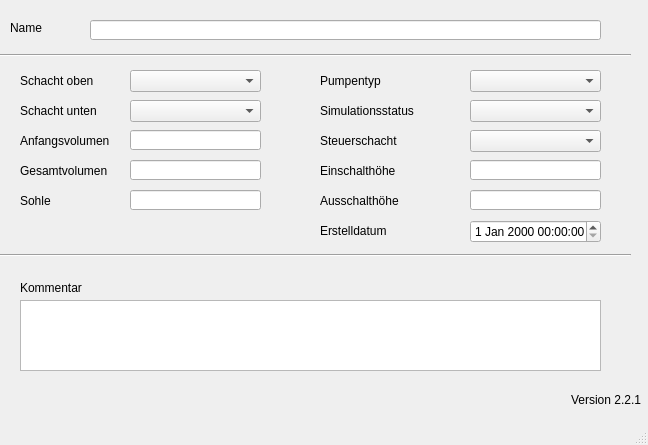
<?xml version="1.0" encoding="UTF-8"?>
<ui version="4.0">
 <class>MainWindow</class>
 <widget class="QMainWindow" name="MainWindow">
  <property name="geometry">
   <rect>
    <x>0</x>
    <y>0</y>
    <width>648</width>
    <height>445</height>
   </rect>
  </property>
  <property name="windowTitle">
   <string>MainWindow</string>
  </property>
  <widget class="QWidget" name="centralwidget">
   <widget class="QLabel" name="label">
    <property name="geometry">
     <rect>
      <x>10</x>
      <y>20</y>
      <width>46</width>
      <height>16</height>
     </rect>
    </property>
    <property name="text">
     <string>Name</string>
    </property>
   </widget>
   <widget class="QLabel" name="label_20">
    <property name="geometry">
     <rect>
      <x>320</x>
      <y>130</y>
      <width>121</width>
      <height>21</height>
     </rect>
    </property>
    <property name="text">
     <string>Steuerschacht</string>
    </property>
   </widget>
   <widget class="QLabel" name="label_5">
    <property name="geometry">
     <rect>
      <x>20</x>
      <y>130</y>
      <width>111</width>
      <height>21</height>
     </rect>
    </property>
    <property name="text">
     <string>Anfangsvolumen</string>
    </property>
   </widget>
   <widget class="QLabel" name="label_6">
    <property name="geometry">
     <rect>
      <x>20</x>
      <y>160</y>
      <width>91</width>
      <height>21</height>
     </rect>
    </property>
    <property name="text">
     <string>Gesamtvolumen</string>
    </property>
   </widget>
   <widget class="QLabel" name="label_18">
    <property name="geometry">
     <rect>
      <x>320</x>
      <y>70</y>
      <width>91</width>
      <height>21</height>
     </rect>
    </property>
    <property name="text">
     <string>Pumpentyp</string>
    </property>
   </widget>
   <widget class="QLabel" name="label_70">
    <property name="geometry">
     <rect>
      <x>320</x>
      <y>220</y>
      <width>71</width>
      <height>21</height>
     </rect>
    </property>
    <property name="text">
     <string>Erstelldatum</string>
    </property>
   </widget>
   <widget class="Line" name="line">
    <property name="geometry">
     <rect>
      <x>0</x>
      <y>40</y>
      <width>631</width>
      <height>31</height>
     </rect>
    </property>
    <property name="orientation">
     <enum>Qt::Horizontal</enum>
    </property>
   </widget>
   <widget class="Line" name="line_2">
    <property name="geometry">
     <rect>
      <x>0</x>
      <y>240</y>
      <width>631</width>
      <height>31</height>
     </rect>
    </property>
    <property name="orientation">
     <enum>Qt::Horizontal</enum>
    </property>
   </widget>
   <widget class="QLabel" name="label_14">
    <property name="geometry">
     <rect>
      <x>20</x>
      <y>280</y>
      <width>81</width>
      <height>16</height>
     </rect>
    </property>
    <property name="text">
     <string>Kommentar</string>
    </property>
   </widget>
   <widget class="QLabel" name="label_21">
    <property name="geometry">
     <rect>
      <x>320</x>
      <y>190</y>
      <width>121</width>
      <height>21</height>
     </rect>
    </property>
    <property name="text">
     <string>Ausschalthöhe</string>
    </property>
   </widget>
   <widget class="QLabel" name="label_22">
    <property name="geometry">
     <rect>
      <x>320</x>
      <y>100</y>
      <width>121</width>
      <height>21</height>
     </rect>
    </property>
    <property name="text">
     <string>Simulationsstatus</string>
    </property>
   </widget>
   <widget class="QLabel" name="label_7">
    <property name="geometry">
     <rect>
      <x>20</x>
      <y>100</y>
      <width>91</width>
      <height>21</height>
     </rect>
    </property>
    <property name="text">
     <string>Schacht unten</string>
    </property>
   </widget>
   <widget class="QLabel" name="label_8">
    <property name="geometry">
     <rect>
      <x>20</x>
      <y>70</y>
      <width>111</width>
      <height>21</height>
     </rect>
    </property>
    <property name="text">
     <string>Schacht oben</string>
    </property>
   </widget>
   <widget class="QLabel" name="label_9">
    <property name="geometry">
     <rect>
      <x>20</x>
      <y>190</y>
      <width>91</width>
      <height>21</height>
     </rect>
    </property>
    <property name="text">
     <string>Sohle</string>
    </property>
   </widget>
   <widget class="QLabel" name="label_23">
    <property name="geometry">
     <rect>
      <x>320</x>
      <y>160</y>
      <width>121</width>
      <height>21</height>
     </rect>
    </property>
    <property name="text">
     <string>Einschalthöhe</string>
    </property>
   </widget>
   <widget class="QLineEdit" name="pnam">
    <property name="geometry">
     <rect>
      <x>90</x>
      <y>20</y>
      <width>511</width>
      <height>20</height>
     </rect>
    </property>
   </widget>
   <widget class="QComboBox" name="schoben">
    <property name="geometry">
     <rect>
      <x>130</x>
      <y>70</y>
      <width>131</width>
      <height>22</height>
     </rect>
    </property>
   </widget>
   <widget class="QComboBox" name="schunten">
    <property name="geometry">
     <rect>
      <x>130</x>
      <y>100</y>
      <width>131</width>
      <height>22</height>
     </rect>
    </property>
   </widget>
   <widget class="QLineEdit" name="volanf">
    <property name="geometry">
     <rect>
      <x>130</x>
      <y>130</y>
      <width>131</width>
      <height>20</height>
     </rect>
    </property>
   </widget>
   <widget class="QLineEdit" name="volges">
    <property name="geometry">
     <rect>
      <x>130</x>
      <y>160</y>
      <width>131</width>
      <height>20</height>
     </rect>
    </property>
   </widget>
   <widget class="QLineEdit" name="sohle">
    <property name="geometry">
     <rect>
      <x>130</x>
      <y>190</y>
      <width>131</width>
      <height>20</height>
     </rect>
    </property>
   </widget>
   <widget class="QComboBox" name="pumpentyp">
    <property name="geometry">
     <rect>
      <x>470</x>
      <y>70</y>
      <width>131</width>
      <height>22</height>
     </rect>
    </property>
   </widget>
   <widget class="QComboBox" name="simstatus">
    <property name="geometry">
     <rect>
      <x>470</x>
      <y>100</y>
      <width>131</width>
      <height>22</height>
     </rect>
    </property>
   </widget>
   <widget class="QComboBox" name="steuersch">
    <property name="geometry">
     <rect>
      <x>470</x>
      <y>130</y>
      <width>131</width>
      <height>22</height>
     </rect>
    </property>
   </widget>
   <widget class="QLineEdit" name="einschalthoehe">
    <property name="geometry">
     <rect>
      <x>470</x>
      <y>160</y>
      <width>131</width>
      <height>20</height>
     </rect>
    </property>
   </widget>
   <widget class="QLineEdit" name="ausschalthoehe">
    <property name="geometry">
     <rect>
      <x>470</x>
      <y>190</y>
      <width>131</width>
      <height>20</height>
     </rect>
    </property>
   </widget>
   <widget class="QTextEdit" name="kommentar">
    <property name="geometry">
     <rect>
      <x>20</x>
      <y>300</y>
      <width>581</width>
      <height>71</height>
     </rect>
    </property>
   </widget>
   <widget class="QgsDateTimeEdit" name="createdat_2">
    <property name="geometry">
     <rect>
      <x>470</x>
      <y>220</y>
      <width>131</width>
      <height>23</height>
     </rect>
    </property>
   </widget>
   <widget class="QLabel" name="lb_version">
    <property name="geometry">
     <rect>
      <x>570</x>
      <y>390</y>
      <width>71</width>
      <height>20</height>
     </rect>
    </property>
    <property name="toolTip">
     <string>Version QKan Import</string>
    </property>
    <property name="text">
     <string>Version 2.2.1</string>
    </property>
    <property name="alignment">
     <set>Qt::AlignRight|Qt::AlignTrailing|Qt::AlignVCenter</set>
    </property>
   </widget>
  </widget>
  <widget class="QMenuBar" name="menubar">
   <property name="geometry">
    <rect>
     <x>0</x>
     <y>0</y>
     <width>648</width>
     <height>21</height>
    </rect>
   </property>
  </widget>
  <widget class="QStatusBar" name="statusbar"/>
 </widget>
 <customwidgets>
  <customwidget>
   <class>QgsDateTimeEdit</class>
   <extends>QDateTimeEdit</extends>
   <header>qgsdatetimeedit.h</header>
  </customwidget>
 </customwidgets>
 <tabstops>
  <tabstop>pnam</tabstop>
  <tabstop>schoben</tabstop>
  <tabstop>schunten</tabstop>
  <tabstop>volanf</tabstop>
  <tabstop>volges</tabstop>
  <tabstop>sohle</tabstop>
  <tabstop>pumpentyp</tabstop>
  <tabstop>simstatus</tabstop>
  <tabstop>steuersch</tabstop>
  <tabstop>einschalthoehe</tabstop>
  <tabstop>ausschalthoehe</tabstop>
  <tabstop>createdat_2</tabstop>
  <tabstop>kommentar</tabstop>
 </tabstops>
 <resources/>
 <connections/>
</ui>
